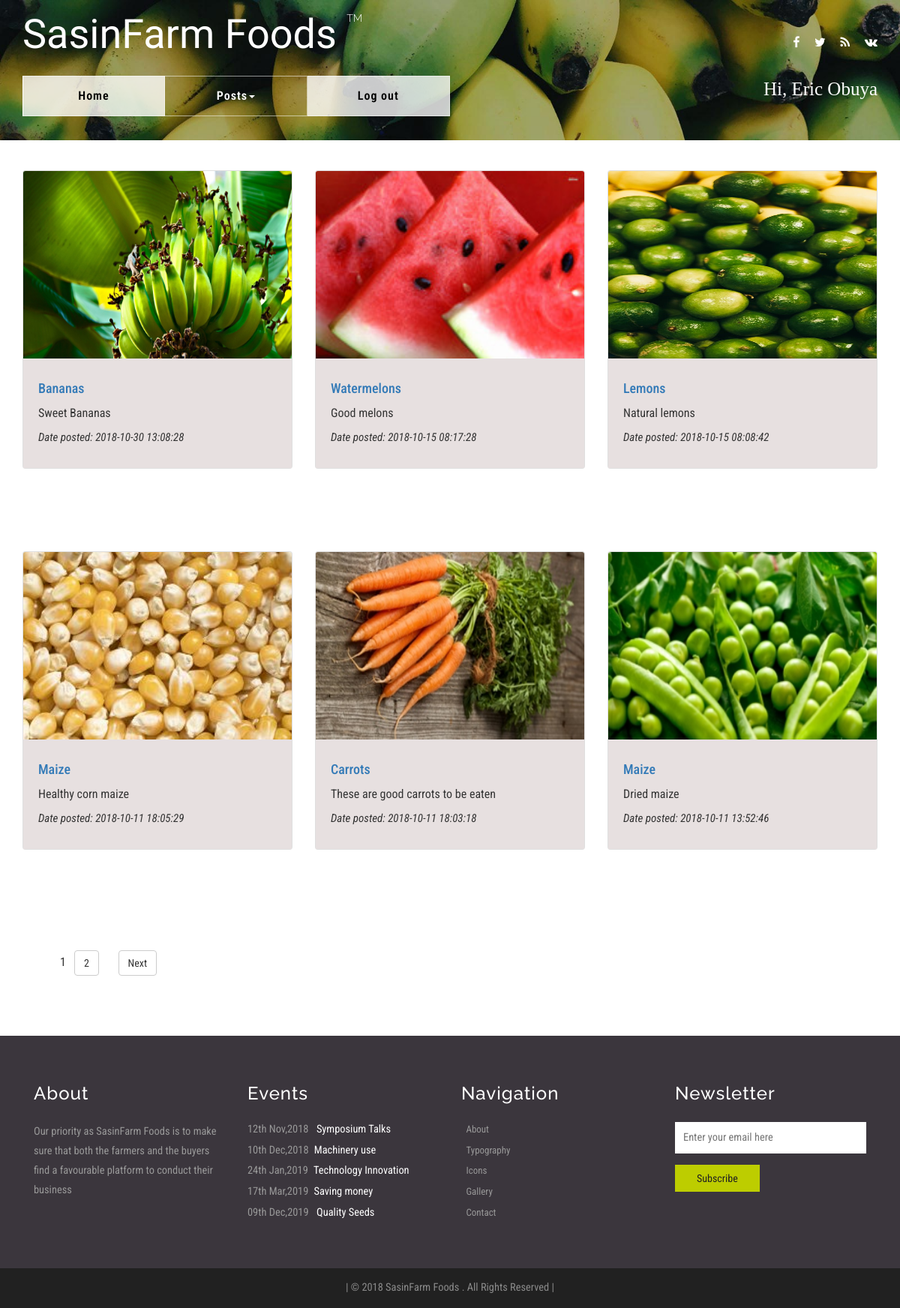
The app's page /view_posts.php (signed in) with its own data.
### tables this page shows
CREATE TABLE `product_posts` (
  `id` int(11) NOT NULL,
  `product` varchar(50) NOT NULL,
  `location` varchar(50) NOT NULL,
  `weight` double NOT NULL,
  `unit_price` double NOT NULL,
  `phone_number` varchar(20) NOT NULL,
  `fileName` varchar(100) NOT NULL,
  `description` varchar(250) NOT NULL,
  `dateC` timestamp NOT NULL DEFAULT CURRENT_TIMESTAMP ON UPDATE CURRENT_TIMESTAMP
);

### web/view_posts.php (the view, shortened to what this page needs)
<!DOCTYPE html>
<html lang="en">
	<head>
		<link href="css/bootstrap.css" rel="stylesheet" type="text/css" media="all" />
		 <link href="css/3-col-portfolio.css" rel="stylesheet">
		<link rel="stylesheet" href="css/style.css" type="text/css" media="all" />
		<link href="css/font-awesome.css" rel="stylesheet">
	</head>
	<body>
		<div class="banner about-banner">
			<div class="header">
				<div class="container">
					<div class="header-left">
						<div class="w3layouts-logo">
							<h1>
							<a href="index.php">SasinFarm Foods <span><sup>TM</sup></span></a>
							</h1>
						</div>
					</div>
					<div class="header-right">
						<div class="agileinfo-social-grids">
							<ul>
								<li><a href="#"><i class="fa fa-facebook"></i></a></li>
								<li><a href="#"><i class="fa fa-twitter"></i></a></li>
								<li><a href="#"><i class="fa fa-rss"></i></a></li>
								<li><a href="#"><i class="fa fa-vk"></i></a></li>
							</ul>
						</div>
					</div>
					<div class="clearfix"> </div>
				</div>
			</div>
			<div class="header-bottom">
				<div class="container">
					<div class="top-nav">
						<nav class="navbar navbar-default">
							<ul class="nav navbar-nav">
								<li><a class="active list-border" href="user_page.php">Home</a></li>
								<li class=""><a href="#" class="dropdown-toggle hvr-bounce-to-bottom" data-toggle="dropdown" role="button" aria-haspopup="true" aria-expanded="false">Posts<span class="caret"></span></a>
								<li><a class="list-border1 active" href="log out.php">Log out</a></li>
								<div class="names">
									<?php
									echo 'Hi, ' . $_SESSION["user_firstname"] . ' ' . $_SESSION["user_lastname"];
									?>
								</div>
							</div>
					</div>
				</div>
			</div>
		<div class="container">
		<div class="row">
			<?php
    include 'connection.php';
   	$query=mysqli_query($connection,"select count(id) from `product_posts`");
	$row = mysqli_fetch_row($query);
	$rows = $row[0];
	$page_rows = 6;
	$last = ceil($rows/$page_rows);
	$pagenum = 1;
	$limit = 'LIMIT ' .($pagenum - 1) * $page_rows .',' .$page_rows;
	$paginationCtrls = '';
	if($last != 1){
	$paginationCtrls .= ''.$pagenum.' &nbsp; ';
	for($i = $pagenum+1; $i <= $last; $i++){
		$paginationCtrls .= '<a href="'.$_SERVER['PHP_SELF'].'?page='.$i.'" class="btn btn-default">'.$i.'</a> &nbsp; ';
	}
    if ($pagenum != $last) {
        $next = $pagenum + 1;
        $paginationCtrls .= ' &nbsp; &nbsp; <a href="'.$_SERVER['PHP_SELF'].'?page='.$next.'" class="btn btn-default">Next</a> ';
    }
	}
$query = $connection->query("SELECT id,fileName,product,phone_number,weight,description,dateC FROM product_posts  ORDER BY dateC DESC $limit");
if($query->num_rows > 0){
    while($row = $query->fetch_assoc()){
        $imageURL = 'uploads/'.$row["fileName"];
        $product= $row['product'];
        $description= $row['description'];
        $dateC= $row['dateC'];
        $id = $row['id'];
        echo '<div class="col-lg-4 col-sm-6 portfolio-item">
				 <div class="card">
					<a href="order_products.php?id='.$id.'"><img class="card-img-top" src="'. $imageURL.'" alt=""></a>
					<div class="card-body">
						<h4 class="card-title">
						<a href="order_products.php?id='.$id.'">'.$product.'</a>
						</h4>
						<p class="card-description">'.$description.'</p>
					    <p class="card-date"><i>Date posted:    '.$dateC.'</i></p>
					</div>
				</div>
			</div>'
           ?>
<?php }
}else{ ?>
    <p>No image(s) found...</p>
<?php } ?>
		</div>
<div class="pagination"><?php echo $paginationCtrls; ?></div>
	    </div>
		<div class="footer">
			<div class="container">
				<div class="agile-footer-grids">
					<div class="col-md-3 w3-agile-footer-grid">
						<h3>About</h3>
						<p>Our priority as SasinFarm Foods is to make sure that both the farmers and the buyers find a favourable platform to conduct their business</p>
					</div>
					<div class="col-md-3 w3-agile-footer-grid">
						<h3>Events</h3>
						<ul>
							<li>12th Nov,2018 <a href="single.html">Symposium Talks</a></li>
							<li>10th Dec,2018<a href="single.html">Machinery use</a></li>
							<li>24th Jan,2019<a href="single.html">Technology Innovation</a></li>
							<li>17th Mar,2019<a href="single.html">Saving money </a></li>
							<li>09th Dec,2019 <a href="single.html">Quality Seeds</a></li>
						</ul>
					</div>
					<div class="col-md-3 w3-agile-footer-grid">
						<h3>Navigation</h3>
						<ul>
							<li class="text"><a href="about.html">About</a></li>
							<li class="text"><a href="typography.html">Typography</a></li>
							<li class="text"><a href="icons.html">Icons</a></li>
							<li class="text"><a href="gallery.html">Gallery</a></li>
							<li class="text"><a href="log in.php">Contact</a></li>
						</ul>
					</div>
					<div class="col-md-3 w3-agile-footer-grid">
						<h3>Newsletter</h3>
						<form action="#" method="post">
							<input type="email" id="mc4wp_email" name="EMAIL" placeholder="Enter your email here" required="">
							<input type="submit" value="Subscribe">
						</form>
					</div>
					<div class="clearfix"> </div>
				</div>
			</div>
		</div>
		<div class="copyright">
			<div class="container">
				<p>| © 2018 SasinFarm Foods . All Rights Reserved | </p>
			</div>
		</div>
	</body>
</html>

### web/css/3-col-portfolio.css (style rules this page uses)
.portfolio-item { margin-bottom: 30px; }
.pagination { margin-bottom: 30px; }

### records on screen
product_posts: fileName (picture), product "Bananas", description "Sweet Bananas", dateC "2018-10-30 13:08:28"
product_posts: fileName (picture), product "Watermelons", description "Good melons", dateC "2018-10-15 08:17:28"
product_posts: fileName (picture), product "Lemons", description "Natural lemons", dateC "2018-10-15 08:08:42"
product_posts: fileName (picture), product "Maize", description "Healthy corn maize", dateC "2018-10-11 18:05:29"
product_posts: fileName (picture), product "Carrots", description "These are good carrots to be eaten", dateC "2018-10-11 18:03:18"
product_posts: fileName (picture), product "Maize", description "Dried maize", dateC "2018-10-11 13:52:46"

### other values on screen
$_SESSION["user_firstname"] "Eric"
$_SESSION["user_lastname"] "Obuya"
